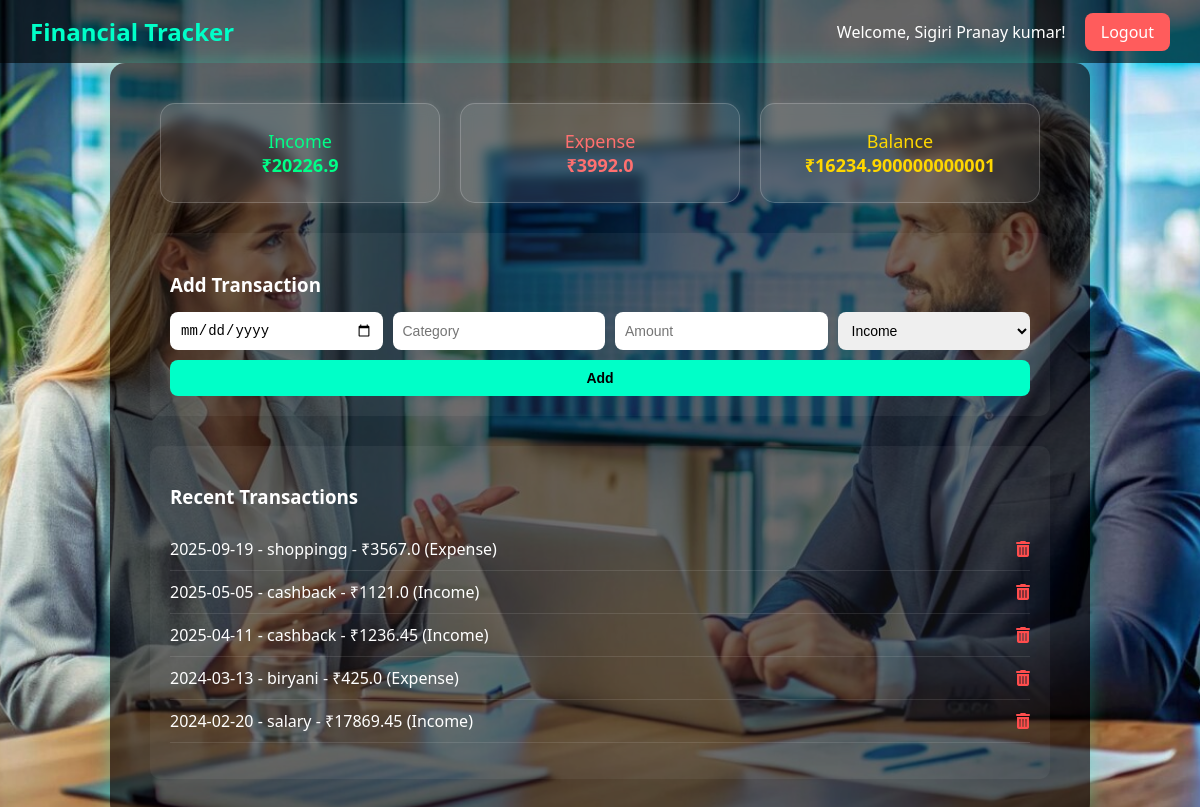
The app's page /dashboard (signed in) with its own data.
### tables this page shows
CREATE TABLE transactions (
        id INTEGER PRIMARY KEY AUTOINCREMENT,
        user_id INTEGER NOT NULL,
        date TEXT NOT NULL,
        category TEXT NOT NULL,
        amount REAL NOT NULL,
        type TEXT CHECK(type IN ('Income', 'Expense')) NOT NULL,
        FOREIGN KEY (user_id) REFERENCES users(id)
    );

### app.py (the view)
@app.route("/dashboard", methods=["GET", "POST"])
def dashboard():
    if "username" not in session:
        return redirect(url_for("login"))
    user_id = session['user_id']
    conn = get_db_connection()
    transactions = conn.execute("SELECT * FROM transactions WHERE user_id = ? ORDER BY date DESC", (user_id,)).fetchall()
    income = sum(row['amount'] for row in transactions if row['type'] == 'Income')
    expense = sum(row['amount'] for row in transactions if row['type'] == 'Expense')
    balance = income - expense
    conn.close()
    return render_template("dashboard.html",
                           username=session['username'],
                           income=income,
                           expense=expense,
                           balance=balance,
                           transactions=transactions)

### app.py (called while the page is built)
def get_db_connection():
    conn = sqlite3.connect(DATABASE, timeout=10)
    conn.row_factory = sqlite3.Row
    return conn

### templates/dashboard.html (shortened to what this page needs)
<!DOCTYPE html>
<html lang="en">
<head>
    <link rel="stylesheet" href="https://cdnjs.cloudflare.com/ajax/libs/font-awesome/6.7.2/css/all.min.css" />
    <link rel="stylesheet" href="{{ url_for('static', filename='css/dashboard.css') }}">
</head>
<body>
    <header>
        <div class="navbar">
            <div class="navbar-left">
                <h2>Financial Tracker</h2>
            </div>
            <div class="navbar-right">
                <span class="welcome">Welcome, {{ username }}!</span>
                <a href="{{ url_for('logout') }}" class="logout-btn">Logout</a>
            </div>
        </div>
    </header>
    <div class="dashboard-container">
        <div class="summary">
            <div class="card income">
                Income<br>
                <strong>₹{{ income }}</strong>
            </div>
            <div class="card expense">
                Expense<br>
                <strong>₹{{ expense }}</strong>
            </div>
            <div class="card balance">
                Balance<br>
                <strong>₹{{ balance }}</strong>
            </div>
        </div>
        <div class="transaction-form">
            <h3>Add Transaction</h3>
            <form action="{{ url_for('add_transaction') }}" method="POST">
                <input type="date" name="date" required>
                <input type="text" name="category" placeholder="Category" required>
                <input type="number" step="0.01" name="amount" placeholder="Amount" required>
                <select name="type" required>
                    <option value="Income">Income</option>
                </select>
                <button type="submit">Add</button>
            </form>
        </div>
        <div class="recent-transactions">
            <h3>Recent Transactions</h3>
            <ul>
                {% for txn in transactions %}
                    <li>
                        {{ txn.date }} - {{ txn.category }} - ₹{{ txn.amount }} ({{ txn.type }})
                        <a href="{{ url_for('delete_transaction', id=txn.id) }}" class="delete-link" onclick="return confirm('Are you sure you want to delete this transaction?');">
                            <i class="fas fa-trash-alt"></i>
                        </a>
                    </li>
                {% else %}
                    <li>No transactions found.</li>
                {% endfor %}
            </ul>
        </div>
    </div>
</body>
</html>

### static/css/dashboard.css (style rules this page uses)
body { margin: 0; font-family: 'Segoe UI', Tahoma, Geneva, Verdana, sans-serif; background: url('../images/vv1.jpg') no-repeat center center fixed; background-size: cover; color: #fff; }
.navbar { background-color: rgba(0, 0, 0, 0.6); padding: 15px 30px; display: flex; justify-content: space-between; align-items: center; }
.navbar h2 { margin: 0; font-size: 24px; color: #00ffc8; }
.navbar .welcome { margin-right: 15px; font-weight: 500; }
.logout-btn { padding: 8px 16px; background-color: #ff5c5c; color: white; text-decoration: none; border-radius: 8px; transition: background 0.3s; }
.dashboard-container { padding: 40px; max-width: 900px; margin: auto; background-color: rgba(0, 0, 0, 0.6); border-radius: 15px; box-shadow: 0 0 20px rgba(0, 255, 200, 0.3); }
.summary { display: flex; justify-content: space-between; margin-bottom: 30px; }
.card { flex: 1; margin: 0 10px; padding: 25px; border-radius: 15px; text-align: center; font-size: 18px; box-shadow: 0 0 10px rgba(255, 255, 255, 0.1); background-color: rgba(255, 255, 255, 0.1); backdrop-filter: blur(6px); border: 1px solid rgba(255, 255, 255, 0.2); }
.income { color: #00ff88; }
.expense { color: #ff7070; }
.balance { color: #ffd700; }
.transaction-form { margin-bottom: 30px; background-color: rgba(255, 255, 255, 0.05); padding: 20px; border-radius: 10px; }
.transaction-form h3 { margin-bottom: 15px; }
.transaction-form form { display: flex; flex-wrap: wrap; gap: 10px; }
.transaction-form input, .transaction-form select, .transaction-form button { padding: 10px; font-size: 14px; border-radius: 8px; border: none; outline: none; }
.transaction-form input, .transaction-form select { flex: 1 1 150px; }
.transaction-form button { background-color: #00ffc8; color: #000; font-weight: bold; cursor: pointer; flex: 1 1 100px; }
.recent-transactions { background-color: rgba(255, 255, 255, 0.05); padding: 20px; border-radius: 10px; }
.recent-transactions ul { list-style: none; padding: 0; }
.recent-transactions li { padding: 10px 0; border-bottom: 1px solid rgba(255, 255, 255, 0.1); display: flex; justify-content: space-between; align-items: center; }
.delete-link { color: #ff4d4d; text-decoration: none; }

### records on screen
transactions: date "2025-09-19", category "shoppingg", amount "3567.0", type "Expense"
transactions: date "2025-05-05", category "cashback", amount "1121.0", type "Income"
transactions: date "2025-04-11", category "cashback", amount "1236.45", type "Income"
transactions: date "2024-03-13", category "biryani", amount "425.0", type "Expense"
transactions: date "2024-02-20", category "salary", amount "17869.45", type "Income"

### other values on screen
{{ username }} "Sigiri Pranay kumar"
{{ income }} "20226.9"
{{ expense }} "3992.0"
{{ balance }} "16234.900000000001"
